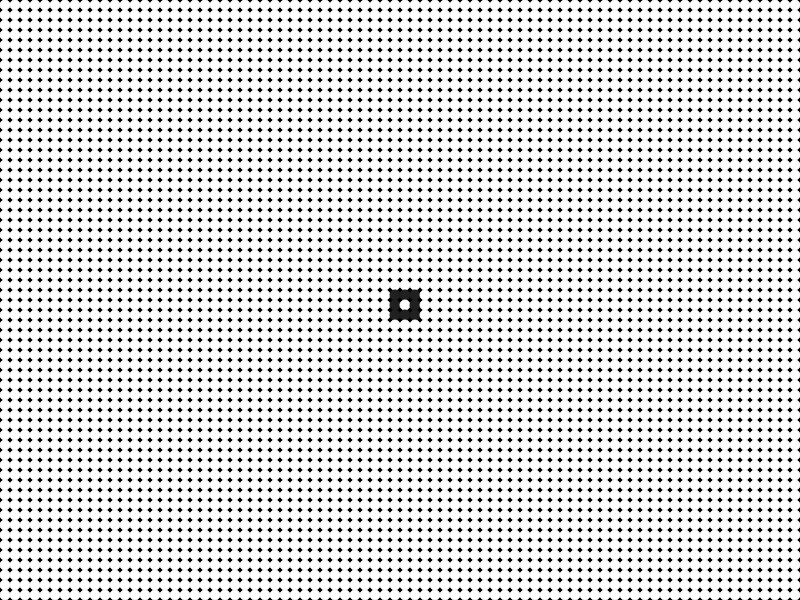
Frame 1 (no input)
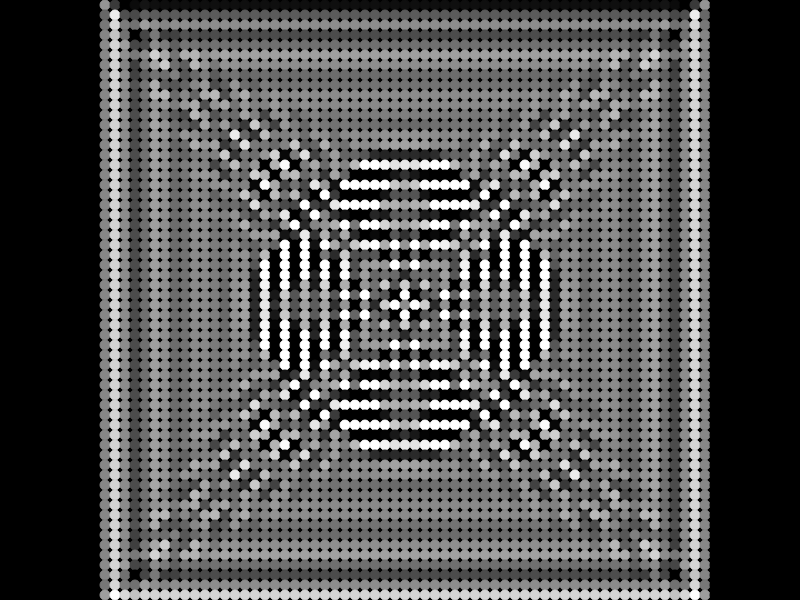
Frame 60 (no input)
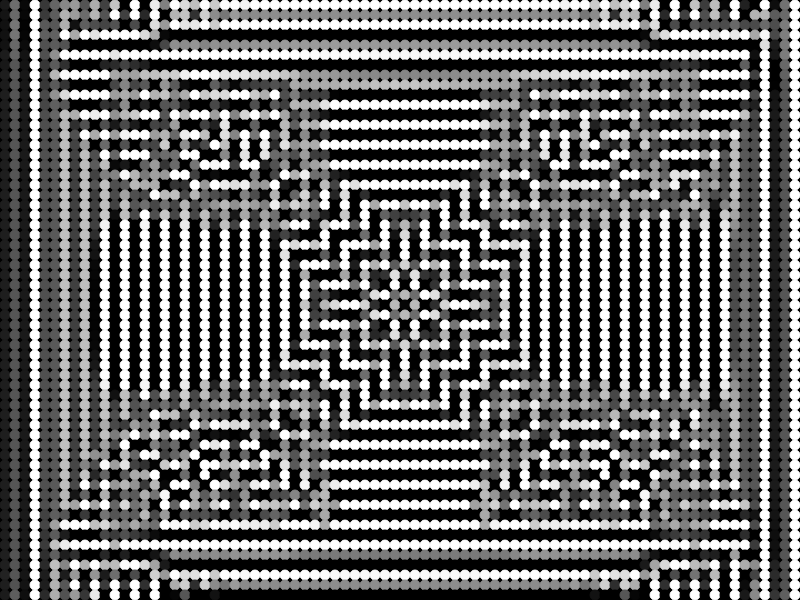
Frame 120 (the mouse pressed at the canvas centre since frame 60)

The p5.js sketch that drew these frames (run headless with seeded random() and noise() and a simulated clock; from frame 60 on, the mouse is pressed at the canvas centre):

// p5.js sketch
// ── sketch.js
var CA_HEIGHT = 10;
var CA_WIDTH = 10;
var SCREEN_WIDTH = 800;
var SCREEN_HEIGHT = 600;
var GRID_WIDTH = GRID_PITCH = SCREEN_WIDTH / CA_WIDTH;
var GRID_HEIGHT = SCREEN_HEIGHT / CA_HEIGHT;
var caArray = [];

function setup() {
    createCanvas(SCREEN_WIDTH, SCREEN_HEIGHT);
    caArray = createGrid();
    //let's add a nice bright spot near the middle ...
    caArray[GRID_PITCH / 2][GRID_HEIGHT / 2].setColor(255);
}

function createGrid(oldGrid) {
    var caArray = [];
    
    for(var x = 0; x < GRID_PITCH; x++) {
        caArray.push(new Array(GRID_HEIGHT));
        for(var y = 0; y < GRID_HEIGHT; y++) {
            if(oldGrid == null) {
                caArray[x][y] = new CCell(x, y, 0);
            } else {
                caArray[x][y] = new CCell(x, y, oldGrid[x][y].getColor());
            }
        }
    }
    return caArray;
}

function draw() {
    background(0);
    for(var x = 0; x < GRID_PITCH; x++) {
        for(var y = 0; y < GRID_HEIGHT; y++) {
        caArray[x][y].update();
        }
    }
    for(var x = 0; x < GRID_PITCH; x++) {
        for(var y = 0; y < GRID_HEIGHT; y++) {
        caArray[x][y].draw();
        }
    }
}

function CCell(x, y, initialColor) {
    var previousColor = initialColor;
    var myColor = initialColor;
    var nextColor = initialColor;
    var that = this;
    this.draw = function() {
        previousColor = myColor;
        myColor = nextColor;
        fill(myColor);
        stroke(myColor);
        ellipse(x * CA_WIDTH + (CA_WIDTH/2), y * CA_HEIGHT + (CA_HEIGHT/2), CA_WIDTH, CA_HEIGHT);
        return that;
    };
    
    this.getColor = function() {
        return previousColor;
    };
    
    this.setColor = function(newColor) {
        previousColor = myColor = nextColor = newColor;  
    };
    
    /**
     * Here we update our color based on our current colour or those of our neighbors ...
     */
    this.update = function() { 
        var grid = caArray;

        var left = x - 1 > 0 ? x -1 : GRID_PITCH - 1;
        var top = y - 1 > 0 ? y -1 : GRID_HEIGHT - 1;
        var right = x + 1 >= GRID_PITCH ? 0 : x + 1;
        var bottom = y + 1 >= GRID_HEIGHT ? 0 : y + 1;
            
        var cellColorAverage = (grid[left][top].getColor() + grid[x][top].getColor() + grid[right][top].getColor() +
                                grid[left][y].getColor() + grid[right][y].getColor() +
                                grid[left][bottom].getColor() + grid[x][bottom].getColor() + grid[right][bottom].getColor()) / 8;
                                
        nextColor = round(cellColorAverage);
        if(cellColorAverage >= 255) {
            nextColor = 0;
        } else if (cellColorAverage <= 0) {
            nextColor = 255
        } else {
            var newColor = myColor + cellColorAverage;
            if(previousColor > 0) { newColor -= previousColor; }
            if(newColor > 255) {
                newColor = 255;
            } else if (newColor < 0) {
                newColor = 0;
            }
            nextColor = newColor;
        }
        return that;
    }
}
